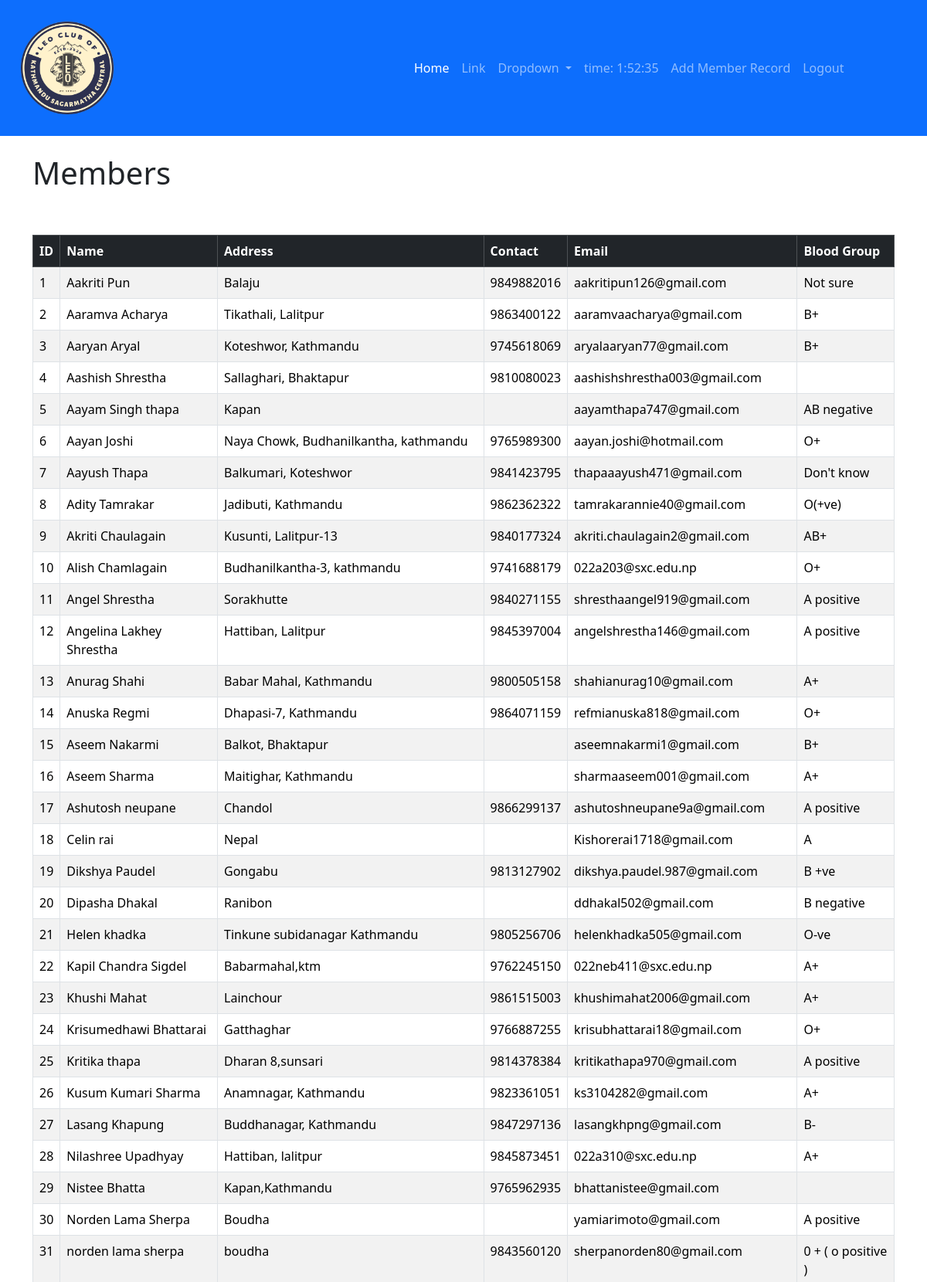
The app's page / (signed in, upper part) with its own data.
### website/models.py (models this page shows)
class Member(models.Model):
    first_name =models.CharField(max_length=50)
    last_name =models.CharField(max_length=50)
    contact =models.CharField(max_length=15)
    email =models.CharField(max_length=150)
    address =models.CharField(max_length=100)
    institution = models.CharField(max_length=200, default="")
    payment_method = models.CharField(max_length=20,choices=payment_choices, default="Installments")
    blood_group =models.CharField(max_length=50)
    date_of_birth =models.DateField(max_length=50)
    position = models.CharField(max_length=30, default="Member")
    committee = models.CharField(max_length=50, default="null")
    def __str__(self):
        return(f"{self.first_name} {self.last_name}")

### website/views.py (the view)
# urls.py: 2. Add a URL to urlpatterns:  path('', views.home, name='home')
def home(request):
    members = Member.objects.all()
    if request.method == 'POST':
        username = request.POST.get("username")
        password = request.POST.get("password")
        user = authenticate(request, username=username, password=password)
        if user is not None:
            login(request, user)
            messages.success(request, "You Have been logged in!!")
            return redirect('home')
        else:
            messages.success(request, "Error Logging In!!")
            return redirect('home')
    else:
        return render(request, 'website/home.html', {'members': members})
    return render(request, 'website/home.html',{})

### website/templates/website/home.html (shortened to what this page needs)
{% extends 'base.html' %}
{% load static %}
{% block content %}
    <div>
{% if user.is_authenticated %}
    <h1>Members</h1>
    <br><br>
    <table class="table table-striped table-hover table-bordered plain">
        <thead class="table-dark">
          <tr>
            <th scope="col">ID</th>
            <th scope="col">Name</th>
            <th scope="col">Address</th>
            <th scope="col">Contact</th>
            <th scope="col">Email</th>
            <th scope="col">Blood Group</th>
          </tr>
        </thead>
        <tbody>
                {% if members %}
                  {% for member in members %}
                   <tr class="plain_link">
                       <td><a href="{% url 'member' member.id %}">{{ member.id }}</a> </td>
                       <td>{{ member }} </td>
                       <td>
                        <a href="https://google.com/maps/search/?api=1&query={{member.address}}" target="_blank" class="link">{{ member.address }}</a>
                        </td>
                       <td>{{ member.contact }} </td>
                       <td>
                        <a href="mailto:{{ member.email }}">{{ member.email }}</a>
                        </td>
                       <td>{{ member.blood_group }} </td>
                   </tr>
                    {% endfor %}
                {% endif %}
        </tbody>
    </table>
    {% endif %}
{% endblock content %}

### static/main.css (style rules this page uses)
.plain_link a { text-decoration: none; }

### website/templates/website/home.html (style rules this page uses)
.plain a { text-decoration: none; }
.plain a:link { color: black; }

### records on screen
Member: id "1", first_name+last_name "Aakriti Pun", address "Balaju", contact "9849882016", email "aakritipun126@gmail.com", blood_group "Not sure"
Member: id "2", first_name+last_name "Aaramva Acharya", address "Tikathali, Lalitpur", contact "9863400122", email "aaramvaacharya@gmail.com", blood_group "B+"
Member: id "3", first_name+last_name "Aaryan Aryal", address "Koteshwor, Kathmandu", contact "9745618069", email "aryalaaryan77@gmail.com", blood_group "B+"
Member: id "4", first_name+last_name "Aashish Shrestha", address "Sallaghari, Bhaktapur", contact "9810080023", email "aashishshrestha003@gmail.com"
Member: id "5", first_name+last_name "Aayam Singh thapa", address "Kapan", email "aayamthapa747@gmail.com", blood_group "AB negative"
Member: id "6", first_name+last_name "Aayan Joshi", address "Naya Chowk, Budhanilkantha, kathmandu", contact "9765989300", email "aayan.joshi@hotmail.com", blood_group "O+"
Member: id "7", first_name+last_name "Aayush Thapa", address "Balkumari, Koteshwor", contact "9841423795", email "thapaaayush471@gmail.com", blood_group "Don't know"
Member: id "8", first_name+last_name "Adity Tamrakar", address "Jadibuti, Kathmandu", contact "9862362322", email "tamrakarannie40@gmail.com", blood_group "O(+ve)"
Member: id "9", first_name+last_name "Akriti Chaulagain", address "Kusunti, Lalitpur-13", contact "9840177324", email "akriti.chaulagain2@gmail.com", blood_group "AB+"
Member: id "10", first_name+last_name "Alish Chamlagain", address "Budhanilkantha-3, kathmandu", contact "9741688179", email "022a203@sxc.edu.np", blood_group "O+"
Member: id "11", first_name+last_name "Angel Shrestha", address "Sorakhutte", contact "9840271155", email "shresthaangel919@gmail.com", blood_group "A positive"
Member: id "12", first_name+last_name "Angelina Lakhey Shrestha", address "Hattiban, Lalitpur", contact "9845397004", email "angelshrestha146@gmail.com", blood_group "A positive"
Member: id "13", first_name+last_name "Anurag Shahi", address "Babar Mahal, Kathmandu", contact "9800505158", email "shahianurag10@gmail.com", blood_group "A+"
Member: id "14", first_name+last_name "Anuska Regmi", address "Dhapasi-7, Kathmandu", contact "9864071159", email "refmianuska818@gmail.com", blood_group "O+"
Member: id "15", first_name+last_name "Aseem Nakarmi", address "Balkot, Bhaktapur", email "aseemnakarmi1@gmail.com", blood_group "B+"
Member: id "16", first_name+last_name "Aseem Sharma", address "Maitighar, Kathmandu", email "sharmaaseem001@gmail.com", blood_group "A+"
Member: id "17", first_name+last_name "Ashutosh neupane", address "Chandol", contact "9866299137", email "ashutoshneupane9a@gmail.com", blood_group "A positive"
Member: id "18", first_name+last_name "Celin rai", address "Nepal", email "Kishorerai1718@gmail.com", blood_group "A"
Member: id "19", first_name+last_name "Dikshya Paudel", address "Gongabu", contact "9813127902", email "dikshya.paudel.987@gmail.com", blood_group "B +ve"
Member: id "20", first_name+last_name "Dipasha Dhakal", address "Ranibon", email "ddhakal502@gmail.com", blood_group "B negative"
Member: id "21", first_name+last_name "Helen khadka", address "Tinkune subidanagar Kathmandu", contact "9805256706", email "helenkhadka505@gmail.com", blood_group "O-ve"
Member: id "22", first_name+last_name "Kapil Chandra Sigdel", address "Babarmahal,ktm", contact "9762245150", email "022neb411@sxc.edu.np", blood_group "A+"
Member: id "23", first_name+last_name "Khushi Mahat", address "Lainchour", contact "9861515003", email "khushimahat2006@gmail.com", blood_group "A+"
Member: id "24", first_name+last_name "Krisumedhawi Bhattarai", address "Gatthaghar", contact "9766887255", email "krisubhattarai18@gmail.com", blood_group "O+"
Member: id "25", first_name+last_name "Kritika thapa", address "Dharan 8,sunsari", contact "9814378384", email "kritikathapa970@gmail.com", blood_group "A positive"
Member: id "26", first_name+last_name "Kusum Kumari Sharma", address "Anamnagar, Kathmandu", contact "9823361051", email "ks3104282@gmail.com", blood_group "A+"
Member: id "27", first_name+last_name "Lasang Khapung", address "Buddhanagar, Kathmandu", contact "9847297136", email "lasangkhpng@gmail.com", blood_group "B-"
Member: id "28", first_name+last_name "Nilashree Upadhyay", address "Hattiban, lalitpur", contact "9845873451", email "022a310@sxc.edu.np", blood_group "A+"
Member: id "29", first_name+last_name "Nistee Bhatta", address "Kapan,Kathmandu", contact "9765962935", email "bhattanistee@gmail.com"
Member: id "30", first_name+last_name "Norden Lama Sherpa", address "Boudha", email "yamiarimoto@gmail.com", blood_group "A positive"
Member: id "31", first_name+last_name "norden lama sherpa", address "boudha", contact "9843560120", email "sherpanorden80@gmail.com", blood_group "0 + ( o positive )"
